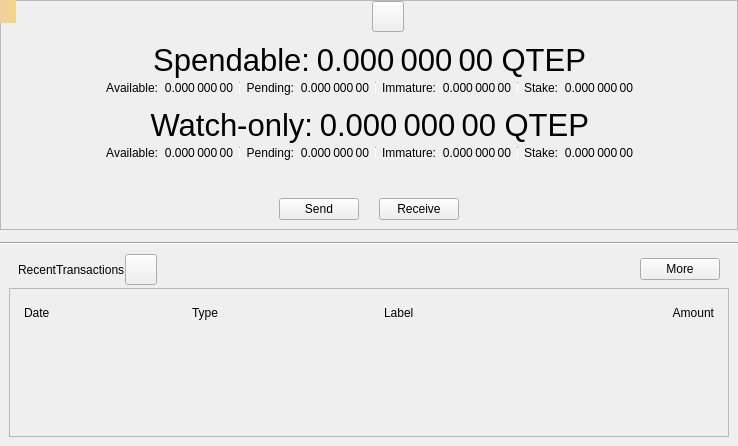
<?xml version="1.0" encoding="UTF-8"?>
<ui version="4.0">
 <class>OverviewPage</class>
 <widget class="QWidget" name="OverviewPage">
  <property name="geometry">
   <rect>
    <x>0</x>
    <y>0</y>
    <width>738</width>
    <height>446</height>
   </rect>
  </property>
  <property name="windowTitle">
   <string>Form</string>
  </property>
  <layout class="QVBoxLayout" name="verticalLayout_6">
   <property name="spacing">
    <number>0</number>
   </property>
   <property name="leftMargin">
    <number>0</number>
   </property>
   <property name="topMargin">
    <number>0</number>
   </property>
   <property name="rightMargin">
    <number>0</number>
   </property>
   <property name="bottomMargin">
    <number>0</number>
   </property>
   <item>
    <widget class="QFrame" name="frameBalances">
     <property name="frameShape">
      <enum>QFrame::StyledPanel</enum>
     </property>
     <property name="frameShadow">
      <enum>QFrame::Raised</enum>
     </property>
     <layout class="QVBoxLayout" name="verticalLayout_5">
      <property name="spacing">
       <number>0</number>
      </property>
      <property name="leftMargin">
       <number>0</number>
      </property>
      <property name="topMargin">
       <number>0</number>
      </property>
      <property name="rightMargin">
       <number>0</number>
      </property>
      <property name="bottomMargin">
       <number>0</number>
      </property>
      <item>
       <widget class="QWidget" name="widgetStatus" native="true">
        <layout class="QHBoxLayout" name="horizontalLayout_16">
         <property name="leftMargin">
          <number>0</number>
         </property>
         <property name="topMargin">
          <number>0</number>
         </property>
         <property name="rightMargin">
          <number>0</number>
         </property>
         <property name="bottomMargin">
          <number>0</number>
         </property>
         <item>
          <spacer name="horizontalSpacer_6">
           <property name="orientation">
            <enum>Qt::Horizontal</enum>
           </property>
           <property name="sizeHint" stdset="0">
            <size>
             <width>0</width>
             <height>20</height>
            </size>
           </property>
          </spacer>
         </item>
         <item>
          <widget class="QLabel" name="labelLogo">
           <property name="sizePolicy">
            <sizepolicy hsizetype="Fixed" vsizetype="Fixed">
             <horstretch>0</horstretch>
             <verstretch>0</verstretch>
            </sizepolicy>
           </property>
           <property name="minimumSize">
            <size>
             <width>32</width>
             <height>32</height>
            </size>
           </property>
          </widget>
         </item>
         <item>
          <widget class="QToolButton" name="labelWalletStatus">
           <property name="enabled">
            <bool>true</bool>
           </property>
           <property name="toolTip">
            <string>The displayed information may be out of date. Your wallet automatically synchronizes with the Qtep network after a connection is established, but this process has not completed yet.</string>
           </property>
           <property name="text">
            <string/>
           </property>
           <property name="icon">
            <iconset>
             <normaloff>:/icons/warning</normaloff>
             <disabledoff>:/icons/warning</disabledoff>:/icons/warning</iconset>
           </property>
           <property name="iconSize">
            <size>
             <width>24</width>
             <height>24</height>
            </size>
           </property>
           <property name="flat" stdset="0">
            <bool>false</bool>
           </property>
          </widget>
         </item>
         <item>
          <spacer name="horizontalSpacer_5">
           <property name="orientation">
            <enum>Qt::Horizontal</enum>
           </property>
           <property name="sizeHint" stdset="0">
            <size>
             <width>0</width>
             <height>20</height>
            </size>
           </property>
          </spacer>
         </item>
        </layout>
       </widget>
      </item>
      <item>
       <widget class="QWidget" name="widgetWallet" native="true">
        <layout class="QVBoxLayout" name="verticalLayout_2">
         <property name="spacing">
          <number>0</number>
         </property>
         <item>
          <widget class="QWidget" name="widgetTotal" native="true">
           <layout class="QHBoxLayout" name="horizontalLayout">
            <property name="leftMargin">
             <number>0</number>
            </property>
            <property name="topMargin">
             <number>0</number>
            </property>
            <property name="rightMargin">
             <number>0</number>
            </property>
            <property name="bottomMargin">
             <number>0</number>
            </property>
            <item>
             <spacer name="horizontalSpacer_7">
              <property name="orientation">
               <enum>Qt::Horizontal</enum>
              </property>
              <property name="sizeHint" stdset="0">
               <size>
                <width>0</width>
                <height>20</height>
               </size>
              </property>
             </spacer>
            </item>
            <item>
             <widget class="QLabel" name="labelSpendable">
              <property name="font">
               <font>
                <pointsize>23</pointsize>
               </font>
              </property>
              <property name="text">
               <string>Spendable:</string>
              </property>
              <property name="alignment">
               <set>Qt::AlignRight|Qt::AlignTrailing|Qt::AlignVCenter</set>
              </property>
             </widget>
            </item>
            <item>
             <widget class="QLabel" name="labelTotal">
              <property name="font">
               <font>
                <pointsize>23</pointsize>
               </font>
              </property>
              <property name="cursor">
               <cursorShape>IBeamCursor</cursorShape>
              </property>
              <property name="toolTip">
               <string>Your current total balance</string>
              </property>
              <property name="text">
               <string notr="true">0.000 000 00 QTEP</string>
              </property>
              <property name="alignment">
               <set>Qt::AlignRight|Qt::AlignTrailing|Qt::AlignVCenter</set>
              </property>
              <property name="textInteractionFlags">
               <set>Qt::LinksAccessibleByMouse|Qt::TextSelectableByMouse</set>
              </property>
             </widget>
            </item>
            <item>
             <spacer name="horizontalSpacer_8">
              <property name="orientation">
               <enum>Qt::Horizontal</enum>
              </property>
              <property name="sizeHint" stdset="0">
               <size>
                <width>0</width>
                <height>20</height>
               </size>
              </property>
             </spacer>
            </item>
           </layout>
          </widget>
         </item>
         <item>
          <layout class="QHBoxLayout" name="horizontalLayout_13">
           <property name="leftMargin">
            <number>0</number>
           </property>
           <property name="topMargin">
            <number>0</number>
           </property>
           <property name="rightMargin">
            <number>0</number>
           </property>
           <property name="bottomMargin">
            <number>0</number>
           </property>
           <item>
            <spacer name="horizontalSpacer_9">
             <property name="orientation">
              <enum>Qt::Horizontal</enum>
             </property>
             <property name="sizeHint" stdset="0">
              <size>
               <width>40</width>
               <height>20</height>
              </size>
             </property>
            </spacer>
           </item>
           <item>
            <widget class="QWidget" name="widgetBalance" native="true">
             <layout class="QHBoxLayout" name="horizontalLayout_2">
              <property name="leftMargin">
               <number>0</number>
              </property>
              <property name="topMargin">
               <number>0</number>
              </property>
              <property name="rightMargin">
               <number>0</number>
              </property>
              <property name="bottomMargin">
               <number>0</number>
              </property>
              <item>
               <widget class="QLabel" name="labelBalanceText">
                <property name="text">
                 <string>Available:</string>
                </property>
                <property name="alignment">
                 <set>Qt::AlignRight|Qt::AlignTrailing|Qt::AlignVCenter</set>
                </property>
               </widget>
              </item>
              <item>
               <widget class="QLabel" name="labelBalance">
                <property name="cursor">
                 <cursorShape>IBeamCursor</cursorShape>
                </property>
                <property name="toolTip">
                 <string>Your current spendable balance</string>
                </property>
                <property name="text">
                 <string notr="true">0.000 000 00</string>
                </property>
                <property name="alignment">
                 <set>Qt::AlignRight|Qt::AlignTrailing|Qt::AlignVCenter</set>
                </property>
                <property name="textInteractionFlags">
                 <set>Qt::LinksAccessibleByMouse|Qt::TextSelectableByMouse</set>
                </property>
               </widget>
              </item>
             </layout>
            </widget>
           </item>
           <item>
            <widget class="QWidget" name="widgetPending" native="true">
             <layout class="QHBoxLayout" name="horizontalLayout_3">
              <property name="leftMargin">
               <number>6</number>
              </property>
              <property name="topMargin">
               <number>0</number>
              </property>
              <property name="rightMargin">
               <number>0</number>
              </property>
              <property name="bottomMargin">
               <number>0</number>
              </property>
              <item>
               <widget class="Line" name="vLine">
                <property name="maximumSize">
                 <size>
                  <width>1</width>
                  <height>12</height>
                 </size>
                </property>
                <property name="orientation">
                 <enum>Qt::Vertical</enum>
                </property>
               </widget>
              </item>
              <item>
               <widget class="QLabel" name="labelPendingText">
                <property name="text">
                 <string>Pending:</string>
                </property>
                <property name="alignment">
                 <set>Qt::AlignRight|Qt::AlignTrailing|Qt::AlignVCenter</set>
                </property>
               </widget>
              </item>
              <item>
               <widget class="QLabel" name="labelUnconfirmed">
                <property name="cursor">
                 <cursorShape>IBeamCursor</cursorShape>
                </property>
                <property name="toolTip">
                 <string>Total of transactions that have yet to be confirmed, and do not yet count toward the spendable balance</string>
                </property>
                <property name="text">
                 <string notr="true">0.000 000 00</string>
                </property>
                <property name="alignment">
                 <set>Qt::AlignRight|Qt::AlignTrailing|Qt::AlignVCenter</set>
                </property>
                <property name="textInteractionFlags">
                 <set>Qt::LinksAccessibleByMouse|Qt::TextSelectableByMouse</set>
                </property>
               </widget>
              </item>
             </layout>
            </widget>
           </item>
           <item>
            <widget class="QWidget" name="widgetImmature" native="true">
             <layout class="QHBoxLayout" name="horizontalLayout_4">
              <property name="leftMargin">
               <number>6</number>
              </property>
              <property name="topMargin">
               <number>0</number>
              </property>
              <property name="rightMargin">
               <number>0</number>
              </property>
              <property name="bottomMargin">
               <number>0</number>
              </property>
              <item>
               <widget class="Line" name="vLine_2">
                <property name="maximumSize">
                 <size>
                  <width>1</width>
                  <height>12</height>
                 </size>
                </property>
                <property name="orientation">
                 <enum>Qt::Vertical</enum>
                </property>
               </widget>
              </item>
              <item>
               <widget class="QLabel" name="labelImmatureText">
                <property name="text">
                 <string>Immature:</string>
                </property>
                <property name="alignment">
                 <set>Qt::AlignRight|Qt::AlignTrailing|Qt::AlignVCenter</set>
                </property>
               </widget>
              </item>
              <item>
               <widget class="QLabel" name="labelImmature">
                <property name="cursor">
                 <cursorShape>IBeamCursor</cursorShape>
                </property>
                <property name="toolTip">
                 <string>Mined balance that has not yet matured</string>
                </property>
                <property name="text">
                 <string notr="true">0.000 000 00</string>
                </property>
                <property name="alignment">
                 <set>Qt::AlignRight|Qt::AlignTrailing|Qt::AlignVCenter</set>
                </property>
                <property name="textInteractionFlags">
                 <set>Qt::LinksAccessibleByMouse|Qt::TextSelectableByMouse</set>
                </property>
               </widget>
              </item>
             </layout>
            </widget>
           </item>
           <item>
            <widget class="QWidget" name="widgetStake" native="true">
             <layout class="QHBoxLayout" name="horizontalLayout_7">
              <property name="leftMargin">
               <number>6</number>
              </property>
              <property name="topMargin">
               <number>0</number>
              </property>
              <property name="rightMargin">
               <number>0</number>
              </property>
              <property name="bottomMargin">
               <number>0</number>
              </property>
              <item>
               <widget class="Line" name="vLine_3">
                <property name="maximumSize">
                 <size>
                  <width>1</width>
                  <height>12</height>
                 </size>
                </property>
                <property name="orientation">
                 <enum>Qt::Vertical</enum>
                </property>
               </widget>
              </item>
              <item>
               <widget class="QLabel" name="labelStakeText">
                <property name="text">
                 <string>Stake:</string>
                </property>
                <property name="alignment">
                 <set>Qt::AlignRight|Qt::AlignTrailing|Qt::AlignVCenter</set>
                </property>
               </widget>
              </item>
              <item>
               <widget class="QLabel" name="labelStake">
                <property name="text">
                 <string>0.000 000 00</string>
                </property>
                <property name="alignment">
                 <set>Qt::AlignRight|Qt::AlignTrailing|Qt::AlignVCenter</set>
                </property>
                <property name="textInteractionFlags">
                 <set>Qt::LinksAccessibleByMouse|Qt::TextSelectableByMouse</set>
                </property>
               </widget>
              </item>
             </layout>
            </widget>
           </item>
           <item>
            <spacer name="horizontalSpacer_10">
             <property name="orientation">
              <enum>Qt::Horizontal</enum>
             </property>
             <property name="sizeHint" stdset="0">
              <size>
               <width>40</width>
               <height>20</height>
              </size>
             </property>
            </spacer>
           </item>
          </layout>
         </item>
        </layout>
       </widget>
      </item>
      <item>
       <widget class="QWidget" name="widgetWatch" native="true">
        <layout class="QVBoxLayout" name="verticalLayout_4">
         <property name="spacing">
          <number>0</number>
         </property>
         <property name="topMargin">
          <number>0</number>
         </property>
         <property name="bottomMargin">
          <number>0</number>
         </property>
         <item>
          <widget class="QWidget" name="widgetWatchTotal" native="true">
           <layout class="QHBoxLayout" name="horizontalLayout_8">
            <property name="leftMargin">
             <number>0</number>
            </property>
            <property name="topMargin">
             <number>0</number>
            </property>
            <property name="rightMargin">
             <number>0</number>
            </property>
            <property name="bottomMargin">
             <number>0</number>
            </property>
            <item>
             <spacer name="horizontalSpacer_11">
              <property name="orientation">
               <enum>Qt::Horizontal</enum>
              </property>
              <property name="sizeHint" stdset="0">
               <size>
                <width>0</width>
                <height>20</height>
               </size>
              </property>
             </spacer>
            </item>
            <item>
             <widget class="QLabel" name="labelWatchonly">
              <property name="font">
               <font>
                <pointsize>23</pointsize>
               </font>
              </property>
              <property name="text">
               <string>Watch-only:</string>
              </property>
              <property name="alignment">
               <set>Qt::AlignRight|Qt::AlignTrailing|Qt::AlignVCenter</set>
              </property>
             </widget>
            </item>
            <item>
             <widget class="QLabel" name="labelWatchTotal">
              <property name="font">
               <font>
                <pointsize>23</pointsize>
               </font>
              </property>
              <property name="cursor">
               <cursorShape>IBeamCursor</cursorShape>
              </property>
              <property name="toolTip">
               <string>Current total balance in watch-only addresses</string>
              </property>
              <property name="text">
               <string notr="true">0.000 000 00 QTEP</string>
              </property>
              <property name="alignment">
               <set>Qt::AlignRight|Qt::AlignTrailing|Qt::AlignVCenter</set>
              </property>
              <property name="textInteractionFlags">
               <set>Qt::LinksAccessibleByMouse|Qt::TextSelectableByMouse</set>
              </property>
             </widget>
            </item>
            <item>
             <spacer name="horizontalSpacer_12">
              <property name="orientation">
               <enum>Qt::Horizontal</enum>
              </property>
              <property name="sizeHint" stdset="0">
               <size>
                <width>0</width>
                <height>20</height>
               </size>
              </property>
             </spacer>
            </item>
           </layout>
          </widget>
         </item>
         <item>
          <layout class="QHBoxLayout" name="horizontalLayout_14">
           <property name="leftMargin">
            <number>0</number>
           </property>
           <property name="rightMargin">
            <number>0</number>
           </property>
           <item>
            <spacer name="horizontalSpacer_13">
             <property name="orientation">
              <enum>Qt::Horizontal</enum>
             </property>
             <property name="sizeHint" stdset="0">
              <size>
               <width>0</width>
               <height>20</height>
              </size>
             </property>
            </spacer>
           </item>
           <item>
            <widget class="QWidget" name="widgetWatchAvailable" native="true">
             <layout class="QHBoxLayout" name="horizontalLayout_9">
              <property name="leftMargin">
               <number>0</number>
              </property>
              <property name="topMargin">
               <number>0</number>
              </property>
              <property name="rightMargin">
               <number>0</number>
              </property>
              <property name="bottomMargin">
               <number>0</number>
              </property>
              <item>
               <widget class="QLabel" name="labelWatchAvailableText">
                <property name="text">
                 <string>Available:</string>
                </property>
                <property name="alignment">
                 <set>Qt::AlignRight|Qt::AlignTrailing|Qt::AlignVCenter</set>
                </property>
               </widget>
              </item>
              <item>
               <widget class="QLabel" name="labelWatchAvailable">
                <property name="cursor">
                 <cursorShape>IBeamCursor</cursorShape>
                </property>
                <property name="toolTip">
                 <string>Your current balance in watch-only addresses</string>
                </property>
                <property name="text">
                 <string notr="true">0.000 000 00</string>
                </property>
                <property name="alignment">
                 <set>Qt::AlignRight|Qt::AlignTrailing|Qt::AlignVCenter</set>
                </property>
                <property name="textInteractionFlags">
                 <set>Qt::LinksAccessibleByMouse|Qt::TextSelectableByMouse</set>
                </property>
               </widget>
              </item>
             </layout>
            </widget>
           </item>
           <item>
            <widget class="QWidget" name="widgetWatchPending" native="true">
             <layout class="QHBoxLayout" name="horizontalLayout_10">
              <property name="leftMargin">
               <number>6</number>
              </property>
              <property name="topMargin">
               <number>0</number>
              </property>
              <property name="rightMargin">
               <number>0</number>
              </property>
              <property name="bottomMargin">
               <number>0</number>
              </property>
              <item>
               <widget class="Line" name="vLine_4">
                <property name="maximumSize">
                 <size>
                  <width>1</width>
                  <height>12</height>
                 </size>
                </property>
                <property name="orientation">
                 <enum>Qt::Vertical</enum>
                </property>
               </widget>
              </item>
              <item>
               <widget class="QLabel" name="labelWatchPendingText">
                <property name="text">
                 <string>Pending:</string>
                </property>
                <property name="alignment">
                 <set>Qt::AlignRight|Qt::AlignTrailing|Qt::AlignVCenter</set>
                </property>
               </widget>
              </item>
              <item>
               <widget class="QLabel" name="labelWatchPending">
                <property name="cursor">
                 <cursorShape>IBeamCursor</cursorShape>
                </property>
                <property name="toolTip">
                 <string>Unconfirmed transactions to watch-only addresses</string>
                </property>
                <property name="text">
                 <string notr="true">0.000 000 00</string>
                </property>
                <property name="alignment">
                 <set>Qt::AlignRight|Qt::AlignTrailing|Qt::AlignVCenter</set>
                </property>
                <property name="textInteractionFlags">
                 <set>Qt::LinksAccessibleByMouse|Qt::TextSelectableByMouse</set>
                </property>
               </widget>
              </item>
             </layout>
            </widget>
           </item>
           <item>
            <widget class="QWidget" name="widgetWatchImmature" native="true">
             <layout class="QHBoxLayout" name="horizontalLayout_11">
              <property name="leftMargin">
               <number>6</number>
              </property>
              <property name="topMargin">
               <number>0</number>
              </property>
              <property name="rightMargin">
               <number>0</number>
              </property>
              <property name="bottomMargin">
               <number>0</number>
              </property>
              <item>
               <widget class="Line" name="vLine_5">
                <property name="maximumSize">
                 <size>
                  <width>1</width>
                  <height>12</height>
                 </size>
                </property>
                <property name="orientation">
                 <enum>Qt::Vertical</enum>
                </property>
               </widget>
              </item>
              <item>
               <widget class="QLabel" name="labelWatchImmatureText">
                <property name="text">
                 <string>Immature:</string>
                </property>
                <property name="alignment">
                 <set>Qt::AlignRight|Qt::AlignTrailing|Qt::AlignVCenter</set>
                </property>
               </widget>
              </item>
              <item>
               <widget class="QLabel" name="labelWatchImmature">
                <property name="cursor">
                 <cursorShape>IBeamCursor</cursorShape>
                </property>
                <property name="toolTip">
                 <string>Mined balance in watch-only addresses that has not yet matured</string>
                </property>
                <property name="text">
                 <string notr="true">0.000 000 00</string>
                </property>
                <property name="alignment">
                 <set>Qt::AlignRight|Qt::AlignTrailing|Qt::AlignVCenter</set>
                </property>
                <property name="textInteractionFlags">
                 <set>Qt::LinksAccessibleByMouse|Qt::TextSelectableByMouse</set>
                </property>
               </widget>
              </item>
             </layout>
            </widget>
           </item>
           <item>
            <widget class="QWidget" name="widgetWatchStake" native="true">
             <layout class="QHBoxLayout" name="horizontalLayout_12">
              <property name="leftMargin">
               <number>6</number>
              </property>
              <property name="topMargin">
               <number>0</number>
              </property>
              <property name="rightMargin">
               <number>0</number>
              </property>
              <property name="bottomMargin">
               <number>0</number>
              </property>
              <item>
               <widget class="Line" name="vLine_6">
                <property name="maximumSize">
                 <size>
                  <width>1</width>
                  <height>12</height>
                 </size>
                </property>
                <property name="orientation">
                 <enum>Qt::Vertical</enum>
                </property>
               </widget>
              </item>
              <item>
               <widget class="QLabel" name="labelWatchStakeText">
                <property name="text">
                 <string>Stake:</string>
                </property>
                <property name="alignment">
                 <set>Qt::AlignRight|Qt::AlignTrailing|Qt::AlignVCenter</set>
                </property>
               </widget>
              </item>
              <item>
               <widget class="QLabel" name="labelWatchStake">
                <property name="text">
                 <string>0.000 000 00</string>
                </property>
                <property name="alignment">
                 <set>Qt::AlignRight|Qt::AlignTrailing|Qt::AlignVCenter</set>
                </property>
                <property name="textInteractionFlags">
                 <set>Qt::LinksAccessibleByMouse|Qt::TextSelectableByMouse</set>
                </property>
               </widget>
              </item>
             </layout>
            </widget>
           </item>
           <item>
            <spacer name="horizontalSpacer_14">
             <property name="orientation">
              <enum>Qt::Horizontal</enum>
             </property>
             <property name="sizeHint" stdset="0">
              <size>
               <width>0</width>
               <height>20</height>
              </size>
             </property>
            </spacer>
           </item>
          </layout>
         </item>
        </layout>
       </widget>
      </item>
      <item>
       <widget class="QWidget" name="widgetTransaction" native="true">
        <layout class="QHBoxLayout" name="horizontalLayout_15">
         <property name="spacing">
          <number>20</number>
         </property>
         <property name="topMargin">
          <number>35</number>
         </property>
         <item>
          <spacer name="horizontalSpacer_15">
           <property name="orientation">
            <enum>Qt::Horizontal</enum>
           </property>
           <property name="sizeHint" stdset="0">
            <size>
             <width>0</width>
             <height>20</height>
            </size>
           </property>
          </spacer>
         </item>
         <item>
          <widget class="QtepPushButton" name="buttonSend">
           <property name="text">
            <string>Send</string>
           </property>
          </widget>
         </item>
         <item>
          <widget class="QtepPushButton" name="buttonReceive">
           <property name="text">
            <string>Receive</string>
           </property>
          </widget>
         </item>
         <item>
          <spacer name="horizontalSpacer_16">
           <property name="orientation">
            <enum>Qt::Horizontal</enum>
           </property>
           <property name="sizeHint" stdset="0">
            <size>
             <width>0</width>
             <height>20</height>
            </size>
           </property>
          </spacer>
         </item>
        </layout>
       </widget>
      </item>
     </layout>
    </widget>
   </item>
   <item>
    <spacer name="verticalSpacer_5">
     <property name="orientation">
      <enum>Qt::Vertical</enum>
     </property>
     <property name="sizeType">
      <enum>QSizePolicy::Fixed</enum>
     </property>
     <property name="sizeHint" stdset="0">
      <size>
       <width>20</width>
       <height>12</height>
      </size>
     </property>
    </spacer>
   </item>
   <item>
    <widget class="Line" name="hLine">
     <property name="orientation">
      <enum>Qt::Horizontal</enum>
     </property>
    </widget>
   </item>
   <item>
    <spacer name="verticalSpacer_4">
     <property name="orientation">
      <enum>Qt::Vertical</enum>
     </property>
     <property name="sizeType">
      <enum>QSizePolicy::Fixed</enum>
     </property>
     <property name="sizeHint" stdset="0">
      <size>
       <width>20</width>
       <height>0</height>
      </size>
     </property>
    </spacer>
   </item>
   <item>
    <widget class="QWidget" name="widgetRecent" native="true">
     <layout class="QVBoxLayout" name="verticalLayout">
      <property name="spacing">
       <number>0</number>
      </property>
      <item>
       <layout class="QHBoxLayout" name="horizontalLayout_6">
        <property name="leftMargin">
         <number>9</number>
        </property>
        <property name="rightMargin">
         <number>9</number>
        </property>
        <property name="bottomMargin">
         <number>3</number>
        </property>
        <item>
         <widget class="QLabel" name="labelRecentTransactions">
          <property name="text">
           <string>RecentTransactions</string>
          </property>
         </widget>
        </item>
        <item>
         <widget class="QToolButton" name="labelTransactionsStatus">
          <property name="enabled">
           <bool>true</bool>
          </property>
          <property name="toolTip">
           <string>The displayed information may be out of date. Your wallet automatically synchronizes with the Qtep network after a connection is established, but this process has not completed yet.</string>
          </property>
          <property name="text">
           <string/>
          </property>
          <property name="icon">
           <iconset>
            <normaloff>:/icons/warning</normaloff>
            <disabledoff>:/icons/warning</disabledoff>:/icons/warning</iconset>
          </property>
          <property name="iconSize">
           <size>
            <width>24</width>
            <height>24</height>
           </size>
          </property>
          <property name="flat" stdset="0">
           <bool>false</bool>
          </property>
         </widget>
        </item>
        <item>
         <spacer name="horizontalSpacer_3">
          <property name="orientation">
           <enum>Qt::Horizontal</enum>
          </property>
          <property name="sizeHint" stdset="0">
           <size>
            <width>0</width>
            <height>20</height>
           </size>
          </property>
         </spacer>
        </item>
        <item>
         <widget class="QPushButton" name="showMoreButton">
          <property name="text">
           <string>More</string>
          </property>
         </widget>
        </item>
       </layout>
      </item>
      <item>
       <layout class="QVBoxLayout" name="verticalLayout_3">
        <item>
         <widget class="QFrame" name="frameRecentTransactions">
          <property name="frameShape">
           <enum>QFrame::StyledPanel</enum>
          </property>
          <property name="frameShadow">
           <enum>QFrame::Raised</enum>
          </property>
          <layout class="QVBoxLayout" name="verticalLayout_8">
           <item>
            <widget class="QWidget" name="widget_header" native="true">
             <layout class="QHBoxLayout" name="horizontalLayout_5">
              <property name="spacing">
               <number>5</number>
              </property>
              <property name="leftMargin">
               <number>5</number>
              </property>
              <property name="topMargin">
               <number>5</number>
              </property>
              <property name="rightMargin">
               <number>5</number>
              </property>
              <property name="bottomMargin">
               <number>5</number>
              </property>
              <item>
               <widget class="QLabel" name="labelDate">
                <property name="text">
                 <string>Date</string>
                </property>
               </widget>
              </item>
              <item>
               <widget class="QLabel" name="labelType">
                <property name="text">
                 <string>Type</string>
                </property>
               </widget>
              </item>
              <item>
               <spacer name="horizontalSpacer_2">
                <property name="orientation">
                 <enum>Qt::Horizontal</enum>
                </property>
                <property name="sizeType">
                 <enum>QSizePolicy::Fixed</enum>
                </property>
                <property name="sizeHint" stdset="0">
                 <size>
                  <width>25</width>
                  <height>20</height>
                 </size>
                </property>
               </spacer>
              </item>
              <item>
               <widget class="QLabel" name="labelAddress">
                <property name="text">
                 <string>Label</string>
                </property>
               </widget>
              </item>
              <item>
               <widget class="QLabel" name="labelAmount">
                <property name="text">
                 <string>Amount</string>
                </property>
                <property name="alignment">
                 <set>Qt::AlignRight|Qt::AlignTrailing|Qt::AlignVCenter</set>
                </property>
               </widget>
              </item>
             </layout>
            </widget>
           </item>
           <item>
            <widget class="QListView" name="listTransactions">
             <property name="styleSheet">
              <string notr="true">QListView { background: transparent; }</string>
             </property>
             <property name="frameShape">
              <enum>QFrame::NoFrame</enum>
             </property>
             <property name="verticalScrollBarPolicy">
              <enum>Qt::ScrollBarAlwaysOff</enum>
             </property>
             <property name="horizontalScrollBarPolicy">
              <enum>Qt::ScrollBarAlwaysOff</enum>
             </property>
            </widget>
           </item>
          </layout>
         </widget>
        </item>
       </layout>
      </item>
     </layout>
    </widget>
   </item>
  </layout>
  <widget class="QLabel" name="labelAlerts">
   <property name="geometry">
    <rect>
     <x>0</x>
     <y>0</y>
     <width>16</width>
     <height>23</height>
    </rect>
   </property>
   <property name="visible">
    <bool>false</bool>
   </property>
   <property name="styleSheet">
    <string notr="true">QLabel { background-color: qlineargradient(x1: 0, y1: 0, x2: 1, y2: 0, stop:0 #F0D0A0, stop:1 #F8D488); color:#000000; }</string>
   </property>
   <property name="wordWrap">
    <bool>true</bool>
   </property>
   <property name="margin">
    <number>3</number>
   </property>
   <property name="textInteractionFlags">
    <set>Qt::TextSelectableByMouse</set>
   </property>
  </widget>
 </widget>
 <customwidgets>
  <customwidget>
   <class>QtepPushButton</class>
   <extends>QPushButton</extends>
   <header>qt/qteppushbutton.h</header>
  </customwidget>
 </customwidgets>
 <resources/>
 <connections/>
</ui>
